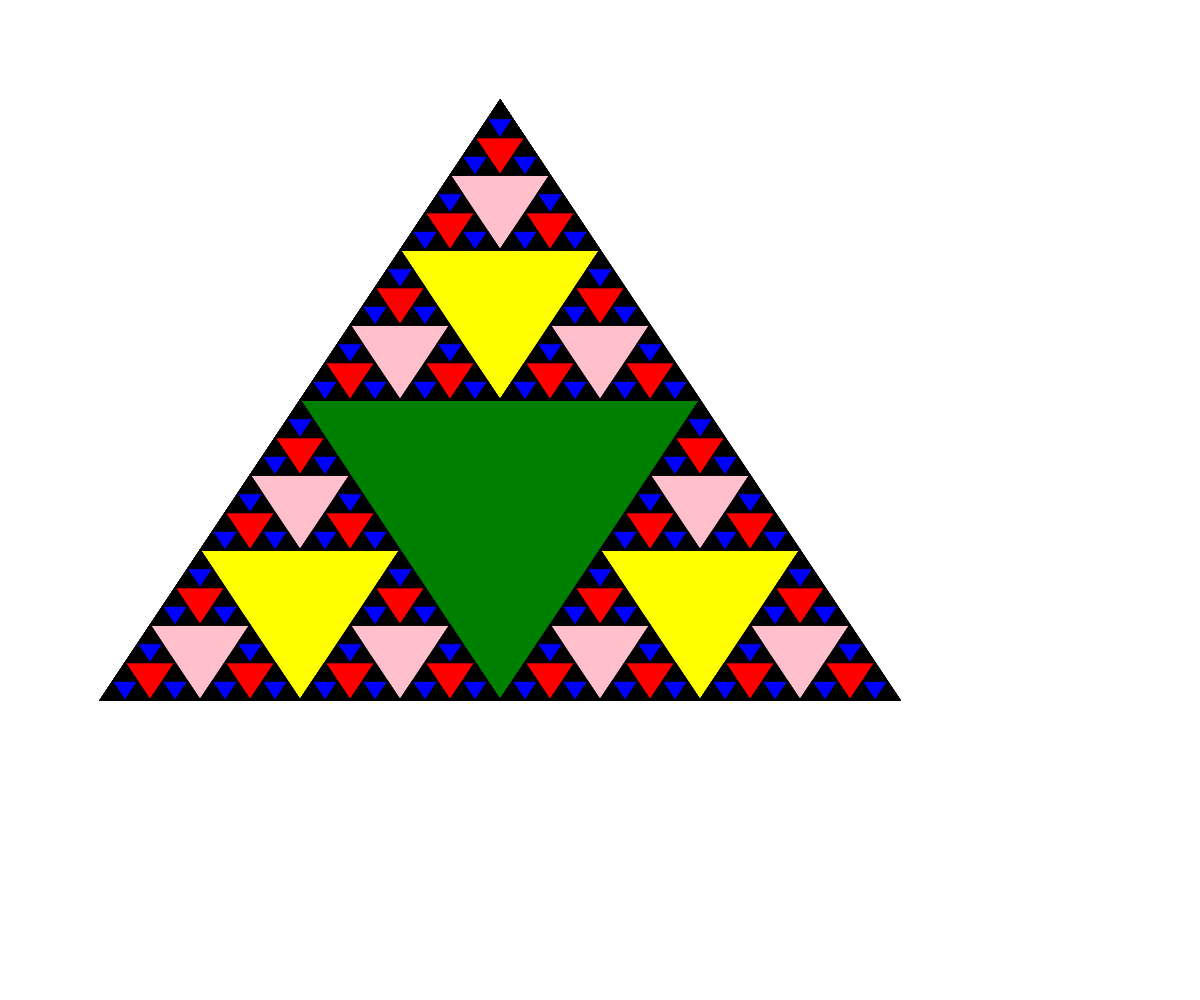
Frame 1 (no input)
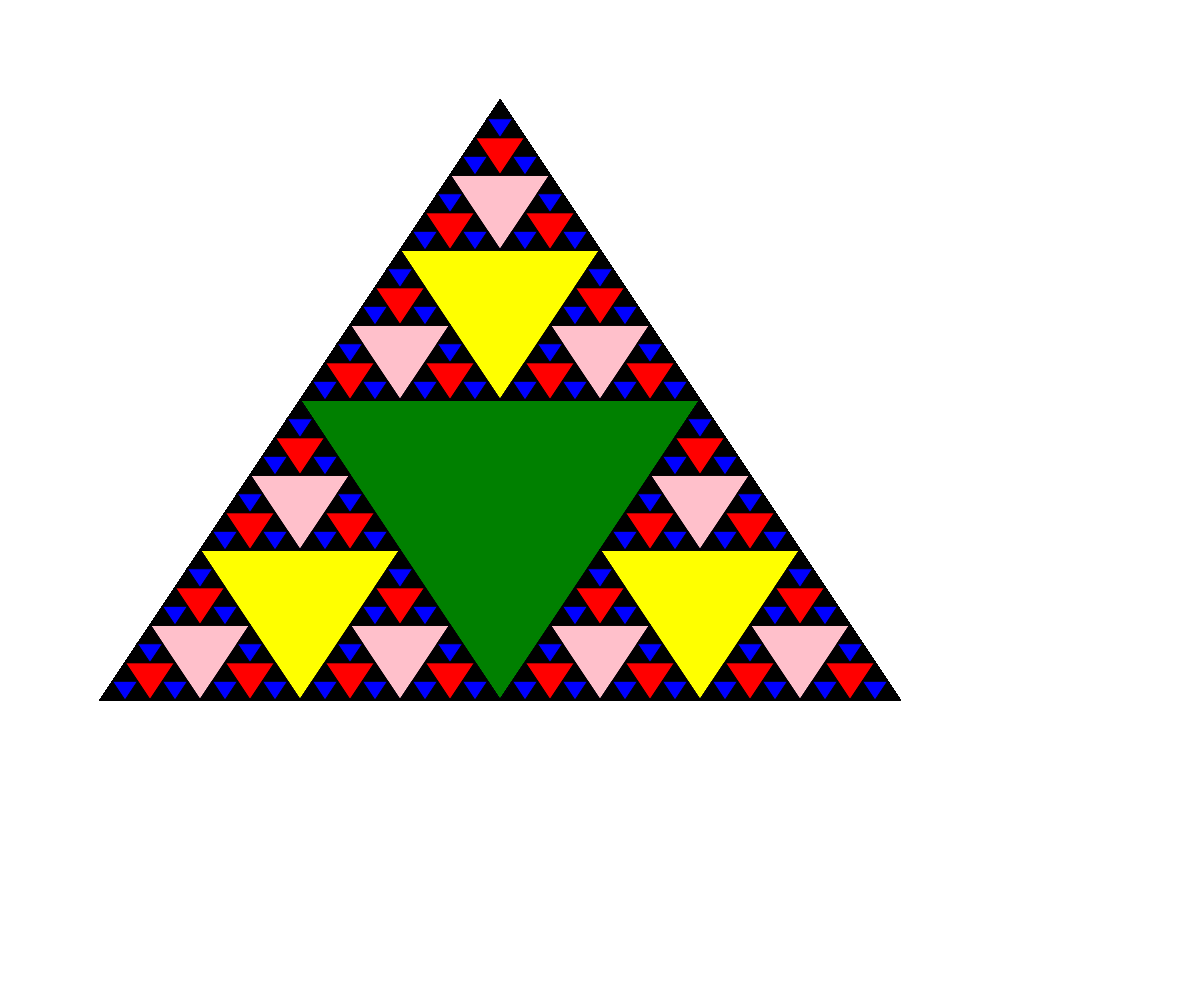
Frame 60 (no input)
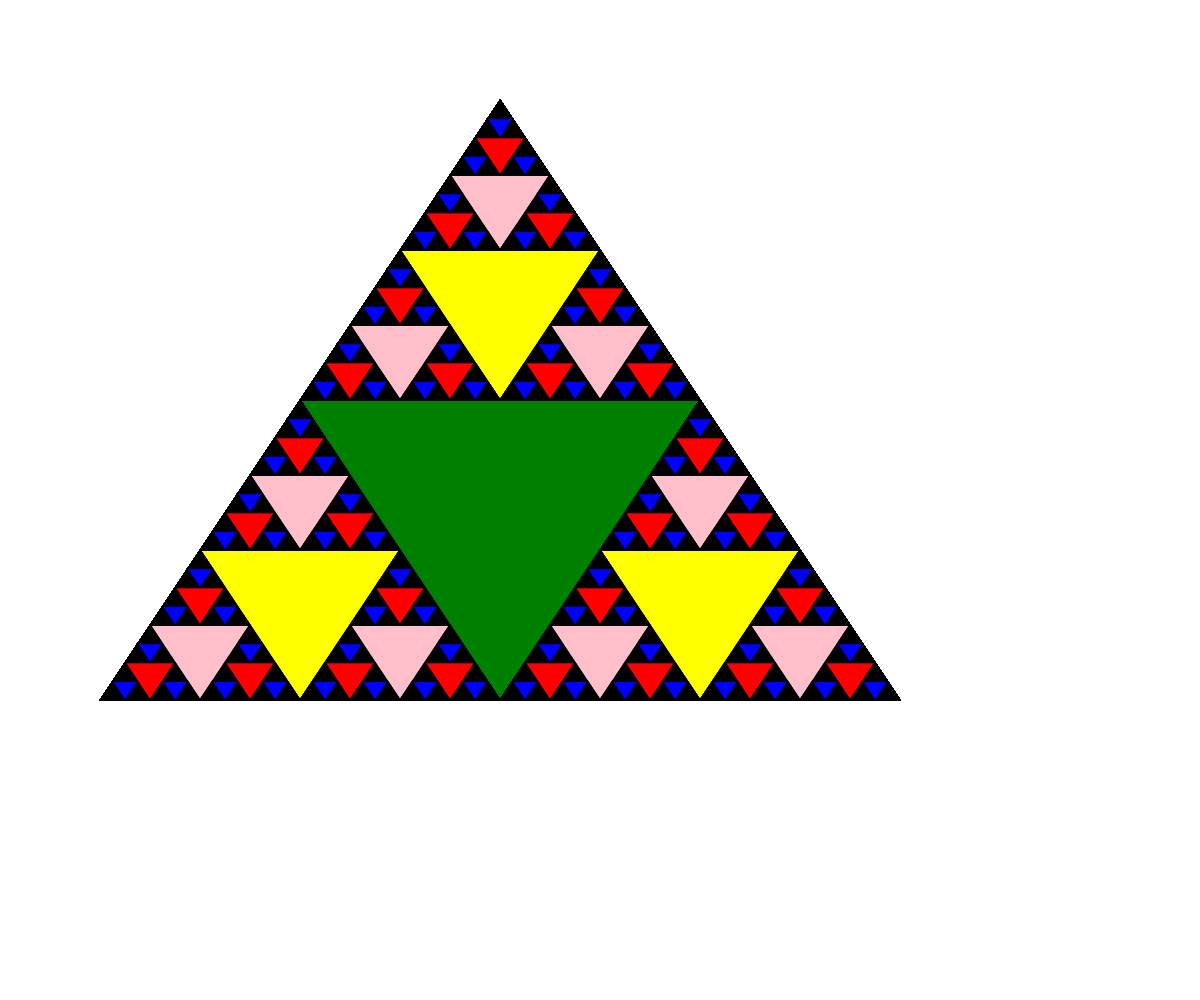
Frame 120 (the mouse pressed at the canvas centre since frame 60)

The p5.js sketch that drew these frames (run headless with seeded random() and noise() and a simulated clock; from frame 60 on, the mouse is pressed at the canvas centre):

// p5.js sketch
// ── sketch.js
// Project Title
// Your Name
// Date
//

let startingPoints = [{x: 500, y: 100}, {x: 100, y: 700}, {x: 900, y: 700,}];

function setup() {
  createCanvas(windowWidth, windowHeight);

}
function draw() {
  sierpinski(startingPoints,5);


}

function sierpinski(points, depth){
  let theColors = ["black", "blue", "red", "pink", "yellow", "green"];
  fill(theColors[depth]);
  triangle(points[0].x, points[0].y,points[1].x, points[1].y,points[2].x, points[2].y);
  if (depth > 0) {
    sierpinski([points[0], midPoint(points[0], points[1]),midPoint(points[0], points[2])], depth-1);
    sierpinski([points[1], midPoint(points[0], points[1]),midPoint(points[1], points[2])], depth-1);
    sierpinski([points[2], midPoint(points[2], points[0]),midPoint(points[2], points[1])], depth-1);
  }
}

function midPoint(point1, point2) {
  let x = (point1.x + point2.x)/2;
  let y = (point1.y + point2.y)/2;
  return {x: x, y: y};
}
